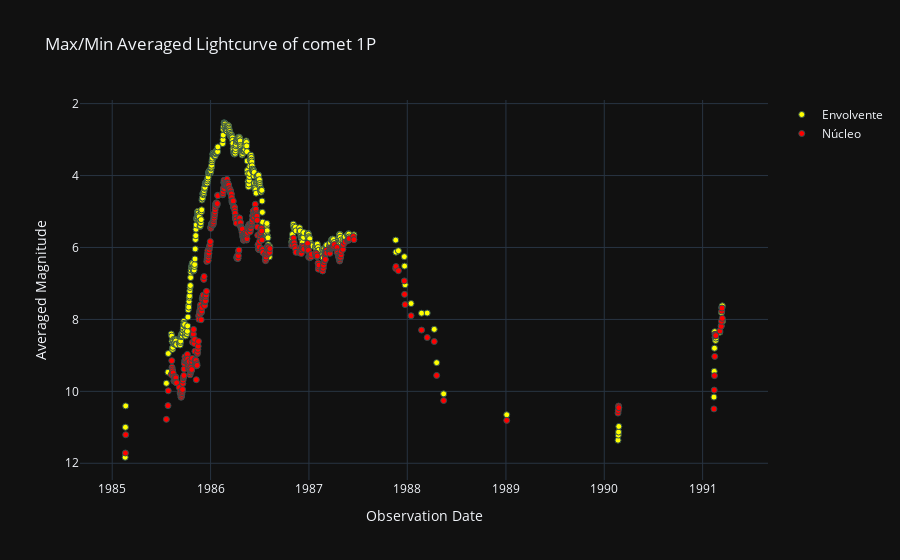

The cell this chart's notebook holds for it:
### Code cell
tipo_de_grafica = '7' 
generar_grafica(tipo_de_grafica, nombre_del_cometa, bases_de_datos)

### Figure 1 — Plotly figure (JSON) as saved in the notebook; plotly's stock layout.template omitted (floating-point values rounded to 4 significant figures; data arrays with more than 128 entries replaced by an {"elided": "..."} marker saying what was removed)
{"data": [{"marker": {"color": "yellow", "line": {"color": "DarkSlateGrey", "width": 1}}, "mode": "markers", "name": "Envolvente", "type": "scatter", "x": {"elided": "459 str values"}, "y": {"elided": "459 float values"}}, {"marker": {"color": "red", "line": {"color": "DarkSlateGrey", "width": 1}}, "mode": "markers", "name": "Núcleo", "type": "scatter", "x": {"elided": "459 str values"}, "y": {"elided": "459 float values"}}], "layout": {"title": {"text": "Max/Min Averaged Lightcurve of comet 1P"}, "xaxis": {"title": {"text": "Observation Date"}}, "yaxis": {"autorange": "reversed", "title": {"text": "Averaged Magnitude"}}}}
